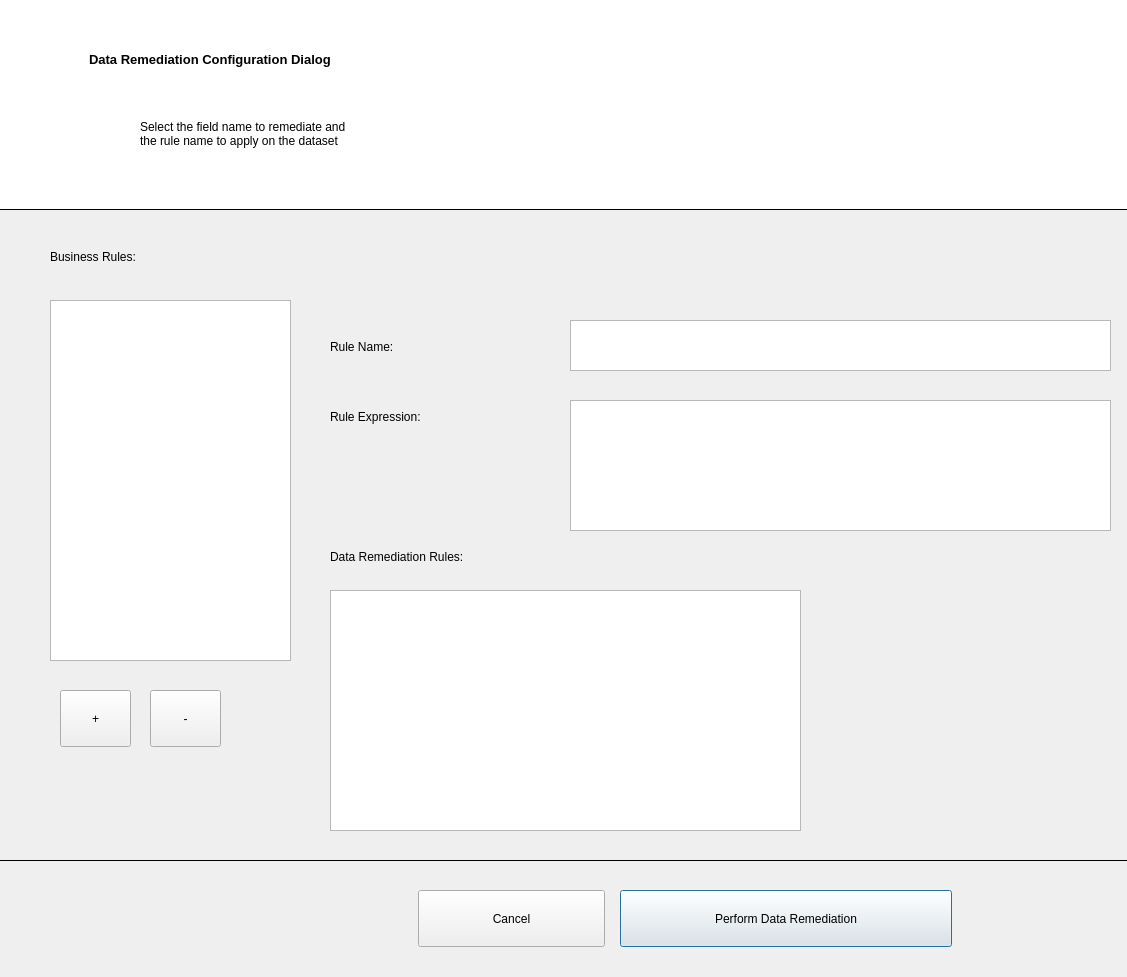
<?xml version="1.0" encoding="UTF-8"?>
<ui version="4.0">
 <class>Dialog</class>
 <widget class="QDialog" name="Dialog">
  <property name="geometry">
   <rect>
    <x>0</x>
    <y>0</y>
    <width>1127</width>
    <height>977</height>
   </rect>
  </property>
  <property name="windowTitle">
   <string>Dialog</string>
  </property>
  <widget class="QFrame" name="frame">
   <property name="geometry">
    <rect>
     <x>-31</x>
     <y>-1</y>
     <width>1231</width>
     <height>211</height>
    </rect>
   </property>
   <property name="autoFillBackground">
    <bool>false</bool>
   </property>
   <property name="styleSheet">
    <string notr="true">background-color: rgb(255, 255, 255);</string>
   </property>
   <property name="frameShape">
    <enum>QFrame::Box</enum>
   </property>
   <property name="frameShadow">
    <enum>QFrame::Plain</enum>
   </property>
   <widget class="QLabel" name="title_label">
    <property name="geometry">
     <rect>
      <x>120</x>
      <y>30</y>
      <width>761</width>
      <height>61</height>
     </rect>
    </property>
    <property name="font">
     <font>
      <pointsize>10</pointsize>
      <weight>75</weight>
      <bold>true</bold>
     </font>
    </property>
    <property name="text">
     <string>Data Remediation Configuration Dialog</string>
    </property>
    <property name="textFormat">
     <enum>Qt::AutoText</enum>
    </property>
   </widget>
   <widget class="QLabel" name="subtitle_label">
    <property name="geometry">
     <rect>
      <x>170</x>
      <y>90</y>
      <width>941</width>
      <height>91</height>
     </rect>
    </property>
    <property name="font">
     <font>
      <pointsize>9</pointsize>
     </font>
    </property>
    <property name="text">
     <string>&lt;!DOCTYPE HTML PUBLIC &quot;-//W3C//DTD HTML 4.0//EN&quot; &quot;http://www.w3.org/TR/REC-html40/strict.dtd&quot;&gt;
&lt;html&gt;&lt;head&gt;&lt;meta name=&quot;qrichtext&quot; content=&quot;1&quot; /&gt;&lt;style type=&quot;text/css&quot;&gt;
p, li { white-space: pre-wrap; }
&lt;/style&gt;&lt;/head&gt;&lt;body style=&quot; font-family:'MS Shell Dlg 2'; font-size:9pt; font-weight:400; font-style:normal;&quot;&gt;
&lt;p style=&quot; margin-top:0px; margin-bottom:0px; margin-left:0px; margin-right:0px; -qt-block-indent:0; text-indent:0px;&quot;&gt;Select the field name to remediate and &lt;/p&gt;
&lt;p style=&quot; margin-top:0px; margin-bottom:0px; margin-left:0px; margin-right:0px; -qt-block-indent:0; text-indent:0px;&quot;&gt;the rule name to apply on the dataset&lt;/p&gt;&lt;/body&gt;&lt;/html&gt;</string>
    </property>
    <property name="textFormat">
     <enum>Qt::AutoText</enum>
    </property>
    <property name="indent">
     <number>1</number>
    </property>
   </widget>
  </widget>
  <widget class="QFrame" name="frame_2">
   <property name="geometry">
    <rect>
     <x>-10</x>
     <y>860</y>
     <width>1211</width>
     <height>151</height>
    </rect>
   </property>
   <property name="frameShape">
    <enum>QFrame::Box</enum>
   </property>
   <property name="frameShadow">
    <enum>QFrame::Plain</enum>
   </property>
   <widget class="QPushButton" name="perform_data_remed_button">
    <property name="geometry">
     <rect>
      <x>630</x>
      <y>30</y>
      <width>332</width>
      <height>57</height>
     </rect>
    </property>
    <property name="acceptDrops">
     <bool>false</bool>
    </property>
    <property name="text">
     <string>Perform Data Remediation</string>
    </property>
    <property name="autoDefault">
     <bool>true</bool>
    </property>
    <property name="default">
     <bool>false</bool>
    </property>
    <property name="flat">
     <bool>false</bool>
    </property>
   </widget>
   <widget class="QPushButton" name="cancel_button">
    <property name="geometry">
     <rect>
      <x>428</x>
      <y>30</y>
      <width>187</width>
      <height>57</height>
     </rect>
    </property>
    <property name="text">
     <string>Cancel</string>
    </property>
   </widget>
  </widget>
  <widget class="QListWidget" name="business_rules_list_widget">
   <property name="geometry">
    <rect>
     <x>50</x>
     <y>300</y>
     <width>241</width>
     <height>361</height>
    </rect>
   </property>
  </widget>
  <widget class="QPushButton" name="add_remediation_rule_btn">
   <property name="geometry">
    <rect>
     <x>60</x>
     <y>690</y>
     <width>71</width>
     <height>57</height>
    </rect>
   </property>
   <property name="text">
    <string>+</string>
   </property>
  </widget>
  <widget class="QPushButton" name="delete_remediation_rule_btn">
   <property name="geometry">
    <rect>
     <x>150</x>
     <y>690</y>
     <width>71</width>
     <height>57</height>
    </rect>
   </property>
   <property name="text">
    <string>-</string>
   </property>
  </widget>
  <widget class="QLabel" name="label_8">
   <property name="geometry">
    <rect>
     <x>330</x>
     <y>330</y>
     <width>201</width>
     <height>33</height>
    </rect>
   </property>
   <property name="text">
    <string>Rule Name:</string>
   </property>
  </widget>
  <widget class="QTextEdit" name="rule_name_text_edit">
   <property name="geometry">
    <rect>
     <x>570</x>
     <y>320</y>
     <width>541</width>
     <height>51</height>
    </rect>
   </property>
  </widget>
  <widget class="QTextEdit" name="rule_expression_text_edit">
   <property name="geometry">
    <rect>
     <x>570</x>
     <y>400</y>
     <width>541</width>
     <height>131</height>
    </rect>
   </property>
  </widget>
  <widget class="QLabel" name="label_9">
   <property name="geometry">
    <rect>
     <x>330</x>
     <y>400</y>
     <width>201</width>
     <height>33</height>
    </rect>
   </property>
   <property name="text">
    <string>Rule Expression:</string>
   </property>
  </widget>
  <widget class="QListWidget" name="remediation_rules_list_widget">
   <property name="geometry">
    <rect>
     <x>330</x>
     <y>590</y>
     <width>471</width>
     <height>241</height>
    </rect>
   </property>
   <property name="selectionMode">
    <enum>QAbstractItemView::NoSelection</enum>
   </property>
  </widget>
  <widget class="QLabel" name="label_10">
   <property name="geometry">
    <rect>
     <x>50</x>
     <y>240</y>
     <width>211</width>
     <height>33</height>
    </rect>
   </property>
   <property name="text">
    <string>Business Rules:</string>
   </property>
  </widget>
  <widget class="QLabel" name="label_11">
   <property name="geometry">
    <rect>
     <x>330</x>
     <y>540</y>
     <width>311</width>
     <height>33</height>
    </rect>
   </property>
   <property name="text">
    <string>Data Remediation Rules:</string>
   </property>
  </widget>
 </widget>
 <resources/>
 <connections/>
</ui>
